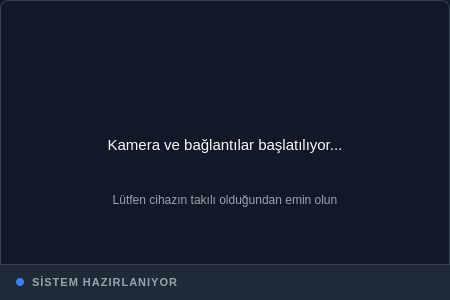
<?xml version="1.0" encoding="UTF-8"?>
<ui version="4.0">
 <class>LoadingDialog</class>
 <widget class="QDialog" name="LoadingDialog">
  <property name="geometry">
   <rect>
    <x>0</x>
    <y>0</y>
    <width>450</width>
    <height>300</height>
   </rect>
  </property>
  <property name="minimumSize">
   <size>
    <width>450</width>
    <height>300</height>
   </size>
  </property>
  <property name="maximumSize">
   <size>
    <width>450</width>
    <height>300</height>
   </size>
  </property>
  <property name="windowTitle">
   <string>Yükleniyor...</string>
  </property>
  <property name="styleSheet">
   <string>QDialog {
    background-color: #111827;
    border-radius: 8px;
    border: 1px solid #374151;
}</string>
  </property>
  <property name="modal">
   <bool>true</bool>
  </property>
  <layout class="QVBoxLayout" name="verticalLayout">
   <property name="spacing">
    <number>0</number>
   </property>
   <property name="leftMargin">
    <number>0</number>
   </property>
   <property name="topMargin">
    <number>0</number>
   </property>
   <property name="rightMargin">
    <number>0</number>
   </property>
   <property name="bottomMargin">
    <number>0</number>
   </property>
   <item>
    <widget class="QWidget" name="contentWidget" native="true">
     <layout class="QVBoxLayout" name="contentLayout">
      <property name="spacing">
       <number>32</number>
      </property>
      <property name="leftMargin">
       <number>32</number>
      </property>
      <property name="topMargin">
       <number>32</number>
      </property>
      <property name="rightMargin">
       <number>32</number>
      </property>
      <property name="bottomMargin">
       <number>32</number>
      </property>
      <item>
       <widget class="QLabel" name="loading_label">
        <property name="minimumSize">
         <size>
          <width>48</width>
          <height>48</height>
         </size>
        </property>
        <property name="maximumSize">
         <size>
          <width>48</width>
          <height>48</height>
         </size>
        </property>
        <property name="alignment">
         <set>Qt::AlignmentFlag::AlignCenter</set>
        </property>
       </widget>
      </item>
      <item>
       <widget class="QWidget" name="textWidget" native="true">
        <layout class="QVBoxLayout" name="textLayout">
         <property name="spacing">
          <number>8</number>
         </property>
         <item>
          <widget class="QLabel" name="message_label">
           <property name="styleSheet">
            <string>color: #F9FAFB;
font-size: 15px;
font-weight: normal;</string>
           </property>
           <property name="text">
            <string>Kamera ve bağlantılar başlatılıyor...</string>
           </property>
           <property name="alignment">
            <set>Qt::AlignmentFlag::AlignCenter</set>
           </property>
           <property name="wordWrap">
            <bool>true</bool>
           </property>
          </widget>
         </item>
         <item>
          <widget class="QLabel" name="info_label">
           <property name="styleSheet">
            <string>color: #9CA3AF;
font-size: 12px;</string>
           </property>
           <property name="text">
            <string>Lütfen cihazın takılı olduğundan emin olun</string>
           </property>
           <property name="alignment">
            <set>Qt::AlignmentFlag::AlignCenter</set>
           </property>
           <property name="wordWrap">
            <bool>true</bool>
           </property>
          </widget>
         </item>
        </layout>
       </widget>
      </item>
     </layout>
    </widget>
   </item>
   <item>
    <widget class="QWidget" name="statusWidget" native="true">
     <property name="minimumSize">
      <size>
       <width>0</width>
       <height>36</height>
      </size>
     </property>
     <property name="maximumSize">
      <size>
       <width>16777215</width>
       <height>36</height>
      </size>
     </property>
     <property name="styleSheet">
      <string>QWidget#statusWidget {
    background-color: #1F2937;
    border-top: 1px solid #374151;
}</string>
     </property>
     <layout class="QHBoxLayout" name="statusLayout">
      <property name="spacing">
       <number>8</number>
      </property>
      <property name="leftMargin">
       <number>16</number>
      </property>
      <property name="topMargin">
       <number>8</number>
      </property>
      <property name="rightMargin">
       <number>16</number>
      </property>
      <property name="bottomMargin">
       <number>8</number>
      </property>
      <item>
       <widget class="QLabel" name="status_indicator">
        <property name="minimumSize">
         <size>
          <width>8</width>
          <height>8</height>
         </size>
        </property>
        <property name="maximumSize">
         <size>
          <width>8</width>
          <height>8</height>
         </size>
        </property>
        <property name="styleSheet">
         <string>background-color: #3B82F6; 
border-radius: 4px;</string>
        </property>
        <property name="text">
         <string/>
        </property>
       </widget>
      </item>
      <item>
       <widget class="QLabel" name="status_label">
        <property name="styleSheet">
         <string>color: #9CA3AF; 
font-size: 11px; 
font-weight: 600;
text-transform: uppercase;
letter-spacing: 1px;</string>
        </property>
        <property name="text">
         <string>SİSTEM HAZIRLANIYOR</string>
        </property>
       </widget>
      </item>
      <item>
       <spacer name="horizontalSpacer_2">
        <property name="orientation">
         <enum>Qt::Orientation::Horizontal</enum>
        </property>
        <property name="sizeHint" stdset="0">
         <size>
          <width>40</width>
          <height>20</height>
         </size>
        </property>
       </spacer>
      </item>
     </layout>
    </widget>
   </item>
  </layout>
 </widget>
 <resources/>
 <connections/>
</ui>
